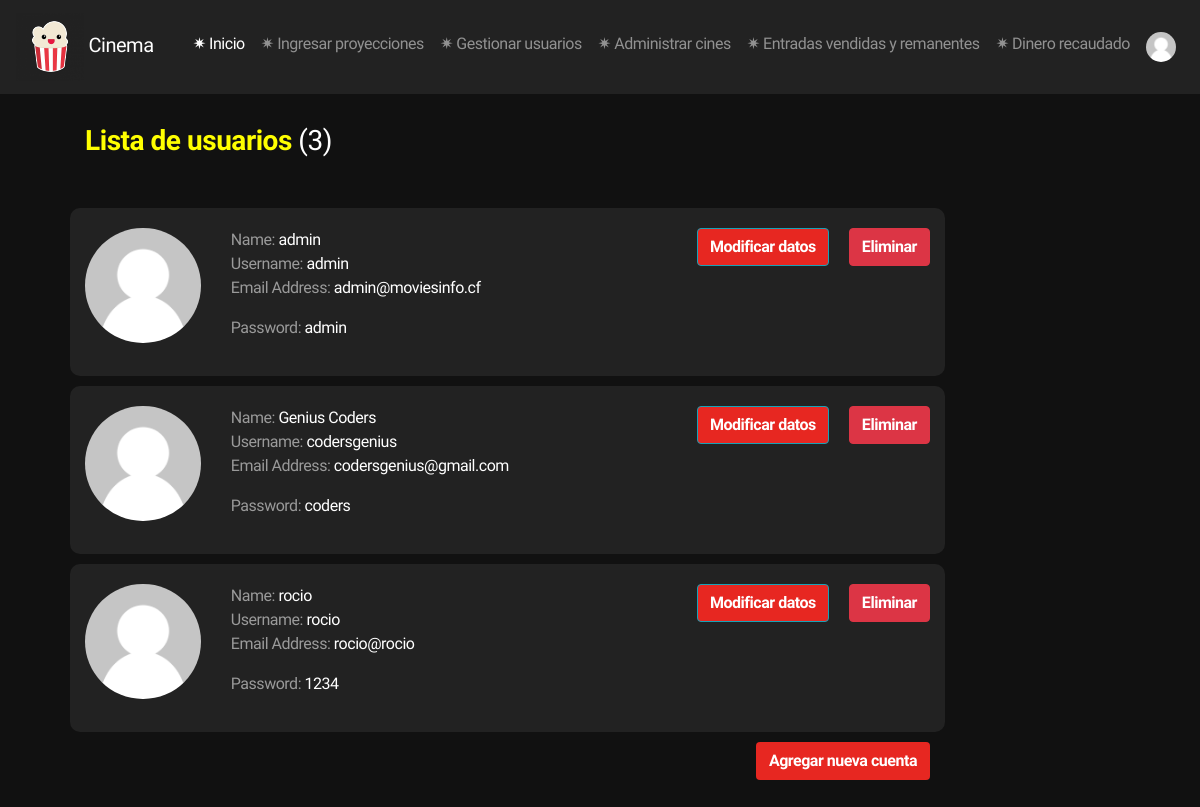
The page /admin/users.php (signed in) on the database its author committed.
### tables this page shows
CREATE TABLE `userdata` (
  `UserId` int(50) NOT NULL,
  `Username` varchar(20) NOT NULL,
  `Pass` varchar(50) NOT NULL,
  `Fullname` varchar(50) NOT NULL,
  `Email` varchar(50) NOT NULL,
  `status` varchar(10) NOT NULL
);

### admin/userlist.php (the view, shortened to what this page needs)
<?php
include('../controller/connectdb.php');
$sql = "SELECT * FROM userdata";
$result = $conn->query($sql);
$list = '';
$total = $result->num_rows;
if($result->num_rows > 0) {
     while($row = $result->fetch_assoc()) {
        $list = $list.'
        <div class="row box">
        <div class="col-md-2 box4">
         <img src="../image/default-user.png" alt="user" class="user-profile">
        </div>
        <div class="col-md-6 box5">
            <p> <span style="color: #9a9a9a;">Name: </span> '.$row["Fullname"].'<br>
             <span style="color: #9a9a9a;">Username: </span>'.$row["Username"].'<br>
           <span style="color: #9a9a9a;">Email Address: </span>'.$row["Email"].'<br>
           <p> <span style="color: #9a9a9a;">Password: </span> '.$row["Pass"].'
            </p>
        </div>
        <div class="col-md-4 box5">
            <a href="../controller/deleteuser.php?id='.$row["UserId"].'" class="btn btn-danger"> Eliminar </a>
            <a href="updateuser.php?id='.$row["UserId"].'" class="btn btn-outline-info"> Modificar datos </a>
        </div>
    </div>
        ';
    }
} else {
    $list = "There is no account created yet";
}
?>

### admin/users.php (shortened to what this page needs)
<?php
include('userlist.php');
?>
<!DOCTYPE html>
<html lang="en">
<head>
    <link rel="stylesheet" href="../css/index.css">
    <link rel="stylesheet" href="../css/users.css">
    <link rel=" stylesheet " href="../css/bootstrap.min.css ">
    <link rel="stylesheet" href="https://cdnjs.cloudflare.com/ajax/libs/font-awesome/4.7.0/css/font-awesome.min.css">
    <link rel="stylesheet" href="../css/moviesrequest.css">
    <link rel="stylesheet" href="../css/popup.css">
</head>
<body background="...\image\fondo.jgp">
    <nav class="navbar navbar-expand-sm bg-secondary navbar-dark fixed-top ">
        <a class="navbar-brand " href="#">
        <img src="../image/8.png " alt="logo "> Cinema
        </a>
        <ul class="navbar-nav ">
            <li class="nav-item ">
                <a class="nav-link active " href="index.php "> ✷ Inicio</a>
            <li class="nav-item ">
            <li class="nav-item ">
                <a class="nav-link " href=""> ✷ Ingresar proyecciones</a>
            </li>
            </li>
            <li class="nav-item ">
                <a class="nav-link " href="users.php"> ✷ Gestionar usuarios</a>
            </li>
            </li>
            <li class="nav-item ">
                <a class="nav-link" href="admincinema.php"> ✷ Administrar cines</a>
            </li>
            <li class="nav-item ">
                <a class="nav-link" href=""> ✷ Entradas vendidas y remanentes</a>
            </li>
            <li class="nav-item ">
                <a class="nav-link" href=""> ✷ Dinero recaudado</a>
            </li>
            <li class="nav-item dropdown dropleft">
                <a class="nav-link" href="#" data-toggle="dropdown">
                    <img src="../image/default-user.png" style="width:30px; border-radius:50%;" alt="logo ">
                </a>
            </li>
        </ul>
    </nav>
    <div class="container req-box" >
        <form action="" method="post">
            <div class="row">
                <div class="col-md-10 box1">
                    <h3 style="margin-bottom:50px;"><span style="font-weight:bold; color: yellow">Lista de usuarios </span>(<?php echo $total ?>)</h3>
                    <?php
                    echo $list;
                    ?>
                    <a href="#popup2" class="btn"> Agregar nueva cuenta</a>
                </div>
            </div>
        </form>
    </div>
</body>
</html>

### css/index.css (style rules this page uses)
body { background: rgb(0, 0, 0) !important; margin : 0; font-family: "Arimo",Arial,Helvetica,"Lucida Grande",sans-serif !important; letter-spacing: -.03em; color: #fff; font-size: 16px; }
a { text-decoration: none !important; background-color: transparent; }
.box { padding: 15px; }
.row { padding : 20px 0; }

### css/users.css (style rules this page uses)
body { background-image: url(image/rojo.jpg); }

### css/moviesrequest.css (style rules this page uses)
body { background: #111 !important; margin : 0; font-family: "Arimo",Arial,Helvetica,"Lucida Grande",sans-serif !important; letter-spacing: -.03em; color: #fff; font-size: 16px; }
.req-box { margin-top:50px; padding: 30px; }
.box1 { padding: 0 40px; }
.btn { background: #e72721; color: #fff !important; font-weight: bold; float: right; }
.btn-danger { background: #dc3545; margin-left:20px; }
.user-profile { border-radius: 50%; width: 100%; }
.box { background: #222; border-radius: 10px; margin-bottom: 10px; }
a { text-decoration: none !important; background-color: transparent; }

### rows shown on the page
userdata: Fullname "admin", Username "admin", Email "admin@moviesinfo.cf", Pass "admin"
userdata: Fullname "Genius Coders", Username "codersgenius", Email "codersgenius@gmail.com", Pass "coders"
userdata: Fullname "rocio", Username "rocio", Email "rocio@rocio", Pass "1234"

### other values the page prints
$total "3"
